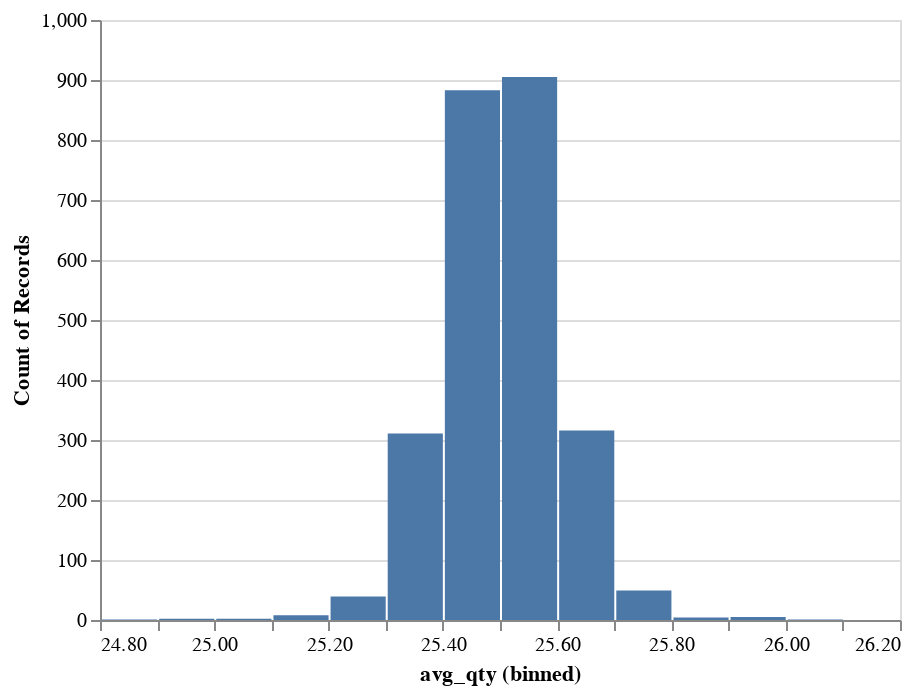

Notebook code for this chart:
### Markdown cell above
### Altair

### Code cell
%%time

alt.Chart(source).mark_bar().encode(
    alt.X("avg_qty", bin=alt.Bin(maxbins=20)),
    y='count()'    
)

### Figure 1 — Vega-Lite specification as saved in the notebook (floating-point values rounded to 4 significant figures; data arrays with more than 128 entries replaced by an {"elided": "..."} marker saying what was removed)
{"config": {"view": {"continuousWidth": 400, "continuousHeight": 300}}, "data": {"name": "data-1c269241795579e231ee8775927c3c00"}, "mark": "bar", "encoding": {"x": {"bin": {"maxbins": 20}, "field": "avg_qty", "type": "quantitative"}, "y": {"aggregate": "count", "type": "quantitative"}}, "$schema": "https://vega.github.io/schema/vega-lite/v4.17.0.json", "datasets": {"data-1c269241795579e231ee8775927c3c00": {"elided": "2526 records"}}}
